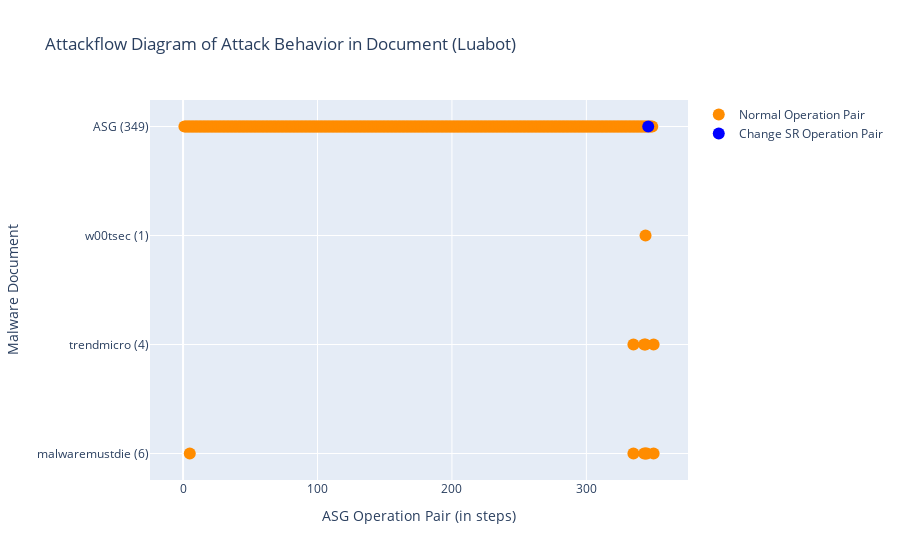

Notebook cell for this chart:
### Markdown cell above
### Run Script: draw Lifecycle diagram
- 兩個 traces (legend) 一般的 OP 和 ChangeSys OP。分兩個顏色，不重疊。
- x: [a,a,a,a,b,b,b,c,c,c] 不同 report 的 step 可以放同一個 list，因為屬於同個 trace。

### Code cell
# import plotly.express as px
import plotly
import plotly.graph_objects as go

def symmetric_difference(list1: list, list2: list) -> list:
    ''' return list1 - list2. '''
    s = set(list2)
    temp3 = [x for x in list1 if x not in s]
    return temp3

def draw_lifecycle(fset:FamilySet):
    familname = fset.familyname
    # reportnames = [rem.reportname for rem in fset.rem_lst if len(rem.match_regex)]

    fig = go.Figure()
    x, y = [], []
    x_sys, y_sys = [], []
    for i, rem in enumerate(fset.rem_lst):
        if len(rem.ASGstep_order_index) == 0:
            continue

        numOfDot = len(rem.ASGstep_order_index)
        reportname = rem.reportname
        reportname = rem.reportname.split('.')[0]
        reportname = reportname.split('-')[1]
        if reportname == 'Ms':
            reportname = 'Microsoft'
        reportname += f' ({numOfDot})'
        x_sys.extend(rem.SysASGstep_order_index) # 改變系統設定檔的 OP (這個變數有問題!!!)
        y_sys.extend([reportname] * len(rem.SysASGstep_order_index))
        current_x_normal = symmetric_difference(rem.ASGstep_order_index, rem.SysASGstep_order_index) # 一般的/其餘的 OP
        # print(reportname, 'numOfDot', numOfDot, 'rem.ASGstep_order_index', rem.ASGstep_order_index)
        # print('x_normal', current_x_normal, 'x_sys', rem.SysASGstep_order_index)
        x.extend(current_x_normal)
        y.extend([reportname] * len(current_x_normal))
        pass
    # todo: add baseline's lifecycle
    num_allstep = len(set(fset.sample.step_list))
    rowname = f'ASG ({num_allstep})'
    current_x_system = fset.sample.ASGstep_sysOnly_ordered_index # fset.sample.OPset_sysOnly_ordered_index
    current_x_normal = symmetric_difference(list(range(num_allstep)), current_x_system) # all steps - sysobj steps
    # print(sorted(current_x_system)) # 只能放UPDATE的，OPEN/READ不能喔
    x_sys.extend(current_x_system)
    y_sys.extend([rowname] * len(current_x_system)) 
    x.extend(current_x_normal)
    y.extend([rowname] * len(current_x_normal))
    # print(rowname, len(fset.sample.OPset), len(current_x_system), len(current_x_normal))
    
    # normal OPs
    x = [idx+1 for idx in x] # add 1 to each asg index
    fig.add_trace(go.Scatter(
        x=x,
        y=y,
        marker=dict(color="darkorange", size=12),
        mode="markers",
        name="Normal Operation Pair",
    ))

    # changeSysObj OPs
    x_sys = x = [idx+1 for idx in x_sys]
    fig.add_trace(go.Scatter(
        x=x_sys,
        y=y_sys,
        marker=dict(color="blue", size=12),
        mode="markers",
        name="Change SR Operation Pair",
    ))

    fig.update_layout(title=f"Attackflow Diagram of Attack Behavior in Document ({familname})",
                    xaxis_title="ASG Operation Pair (in steps)",
                    yaxis_title="Malware Document")
    fig.show()

    if not os.path.exists("imgs"):
        os.mkdir("imgs")
    # fig.write_image(f"./imgs/{familname}_lifecycle.png")
    plotly.offline.plot(fig, filename=f"./imgs/{familname}_lifecycle.html", auto_open=False)
    pass

draw_lifecycle(fset)

### Figure 1 — Plotly figure (JSON) as saved in the notebook; plotly's stock layout.template omitted (floating-point values rounded to 4 significant figures; data arrays with more than 128 entries replaced by an {"elided": "..."} marker saying what was removed)
{"data": [{"marker": {"color": "darkorange", "size": 12}, "mode": "markers", "name": "Normal Operation Pair", "type": "scatter", "x": {"elided": "359 int values"}, "y": {"elided": "359 str values"}}, {"marker": {"color": "blue", "size": 12}, "mode": "markers", "name": "Change SR Operation Pair", "type": "scatter", "x": [346], "y": ["ASG (349)"]}], "layout": {"title": {"text": "Attackflow Diagram of Attack Behavior in Document (Luabot)"}, "xaxis": {"title": {"text": "ASG Operation Pair (in steps)"}}, "yaxis": {"title": {"text": "Malware Document"}}}}
